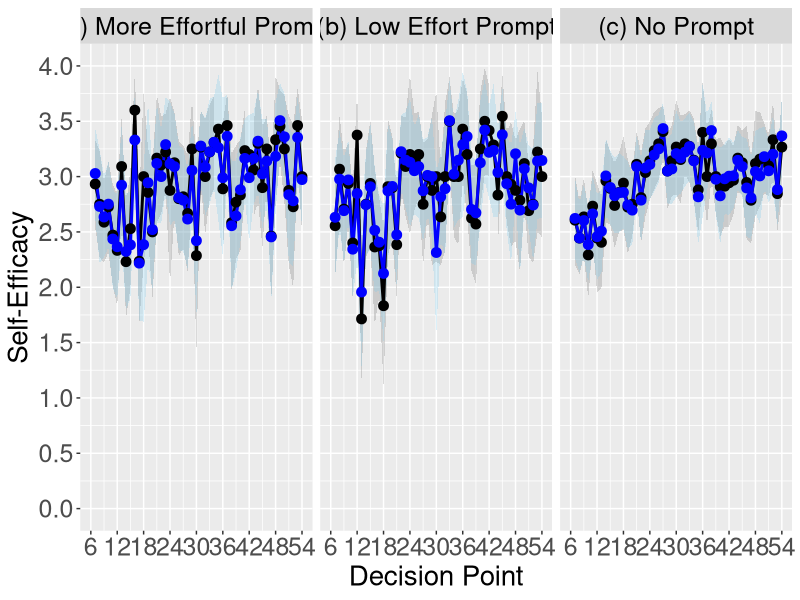

R code for this plot: (Note: this script raises an error after producing the figure.)
rm(list = ls())

library(ggplot2)
library(dplyr)

cc_est_no_prompt_by_dp <- read.csv(file = file.path("analysis-complete-case", "formatted-output", "cc_est_no_prompt_by_dp.csv"))
cc_est_high_effort_prompt_by_dp <- read.csv(file = file.path("analysis-complete-case", "formatted-output", "cc_est_high_effort_prompt_by_dp.csv"))
cc_est_low_effort_prompt_by_dp <- read.csv(file = file.path("analysis-complete-case", "formatted-output", "cc_est_low_effort_prompt_by_dp.csv"))

dat_all_pool_stats_no_prompt_by_dp <- read.csv(file = file.path("analysis-multiple-imputation", "formatted-output", "dat_all_pool_stats_no_prompt_by_dp.csv"))
dat_all_pool_stats_high_effort_prompt_by_dp <- read.csv(file = file.path("analysis-multiple-imputation", "formatted-output", "dat_all_pool_stats_high_effort_prompt_by_dp.csv"))
dat_all_pool_stats_low_effort_prompt_by_dp <- read.csv(file = file.path("analysis-multiple-imputation", "formatted-output", "dat_all_pool_stats_low_effort_prompt_by_dp.csv"))

dat_ppc_no_prompt_by_dp <- read.csv(file = file.path("analysis-multiple-imputation", "formatted-output", "dat_ppc_no_prompt_by_dp.csv"))
dat_ppc_high_effort_prompt_by_dp <- read.csv(file = file.path("analysis-multiple-imputation", "formatted-output", "dat_ppc_high_effort_prompt_by_dp.csv"))
dat_ppc_low_effort_prompt_by_dp <- read.csv(file = file.path("analysis-multiple-imputation", "formatted-output", "dat_ppc_low_effort_prompt_by_dp.csv"))

###############################################################################
# Visualize discrepancy between CC and MI estimates of the mean of the
# proximal outcome at each decision point
###############################################################################

cc_results <- data.frame(where_from = "CC", 
                         decision_point = c(7:54, 7:54, 7:54),
                         what = c(rep("(a) More Effortful Prompt", 48), 
                                  rep("(b) Low Effort Prompt", 48), 
                                  rep("(c) No Prompt", 48)), 
                         est = c(cc_est_high_effort_prompt_by_dp$est, cc_est_low_effort_prompt_by_dp$est, cc_est_no_prompt_by_dp$est), 
                         conf_int_lb = c(cc_est_high_effort_prompt_by_dp$conf_int_lb, cc_est_low_effort_prompt_by_dp$conf_int_lb, cc_est_no_prompt_by_dp$conf_int_lb), 
                         conf_int_ub = c(cc_est_high_effort_prompt_by_dp$conf_int_ub, cc_est_low_effort_prompt_by_dp$conf_int_ub, cc_est_no_prompt_by_dp$conf_int_ub))

mi_results <- data.frame(where_from = "MI", 
                         decision_point = c(7:54, 7:54, 7:54),
                         what = c(rep("(a) More Effortful Prompt", 48), 
                                  rep("(b) Low Effort Prompt", 48), 
                                  rep("(c) No Prompt", 48)), 
                         est = c(dat_all_pool_stats_high_effort_prompt_by_dp$Qbar, dat_all_pool_stats_low_effort_prompt_by_dp$Qbar, dat_all_pool_stats_no_prompt_by_dp$Qbar), 
                         conf_int_lb = c(dat_all_pool_stats_high_effort_prompt_by_dp$conf_int_lb, dat_all_pool_stats_low_effort_prompt_by_dp$conf_int_lb, dat_all_pool_stats_no_prompt_by_dp$conf_int_lb), 
                         conf_int_ub = c(dat_all_pool_stats_high_effort_prompt_by_dp$conf_int_ub, dat_all_pool_stats_low_effort_prompt_by_dp$conf_int_ub, dat_all_pool_stats_no_prompt_by_dp$conf_int_ub))

all_results <- rbind(cc_results, mi_results)

group_colors <- c(CC = "black", MI = "blue")
group_colors_fill <- c(CC = "grey50", MI = "skyblue")

ggplot(all_results, aes(x = decision_point, y = est, ymin = conf_int_lb, ymax = conf_int_ub, color = where_from, fill = where_from)) +
  scale_y_continuous(name = "Self-Efficacy", limits = c(0,4), breaks = seq(0,4,0.5)) +
  scale_x_continuous(name = "Decision Point", limits = c(6,54), breaks = seq(6,54,6)) + 
  theme(axis.text = element_text(size = 18), title = element_text(size = 20), legend.position = "none") +
  scale_color_manual(values=group_colors) +
  scale_fill_manual(values=group_colors_fill) +
  geom_ribbon(alpha = 0.3, color = NA) +
  geom_line(linewidth = 1) + geom_point(size = 3) +
  facet_grid(~ what) +
  theme(strip.text.x = element_text(size = 18, colour = "black", angle = 0)) +
  theme(strip.text.y = element_text(size = 18, colour = "black", angle = 0))

ggsave(filename = file.path("plot-cc-and-mi-together", "time_specific_means_CI90.png"), width = 20, height = 12, units = "in", dpi = 1000)

ggplot(all_results, aes(x = decision_point, y = est, ymin = conf_int_lb, ymax = conf_int_ub, color = where_from, fill = where_from)) +
  scale_y_continuous(name = "Self-Efficacy", limits = c(0,4), breaks = seq(0,4,0.5)) +
  scale_x_continuous(name = "Decision Point", limits = c(6,54), breaks = seq(6,54,6)) + 
  theme(axis.text = element_text(size = 18), title = element_text(size = 20), legend.position = "none") +
  scale_color_manual(values=group_colors) +
  scale_fill_manual(values=group_colors_fill) +
  geom_smooth(linewidth = 1, se = TRUE, span = 0.3, level = 0.90) +
  facet_grid(~ what) +
  theme(strip.text.x = element_text(size = 18, colour = "black", angle = 0)) +
  theme(strip.text.y = element_text(size = 18, colour = "black", angle = 0))

ggsave(filename = file.path("plot-cc-and-mi-together", "time_specific_means_CI90_loess.png"), width = 20, height = 6, units = "in", dpi = 1000)

ppc_results <- data.frame(where_from = "MI", 
                          decision_point = c(7:54, 7:54, 7:54),
                          what = c(rep("(a) More Effortful Prompt", 48), 
                                   rep("(b) Low Effort Prompt", 48), 
                                   rep("(c) No Prompt", 48)), 
                          ppc_est = c(dat_ppc_high_effort_prompt_by_dp$ppc_est, dat_ppc_low_effort_prompt_by_dp$ppc_est, dat_ppc_no_prompt_by_dp$ppc_est),
                          fmi = c(dat_all_pool_stats_high_effort_prompt_by_dp$gamma, dat_all_pool_stats_low_effort_prompt_by_dp$gamma, dat_all_pool_stats_no_prompt_by_dp$gamma))

ggplot(ppc_results, aes(x = decision_point, y = ppc_est)) +
  scale_y_continuous(name = "Posterior Predictive P-Value", limits = c(0,1), breaks = seq(0,1,0.2)) +
  scale_x_continuous(name = "Decision Point", limits = c(6,54), breaks = seq(6,54,6)) + 
  theme(axis.text = element_text(size = 18), title = element_text(size = 20), legend.position = "none") +
  geom_line(linewidth = 1) + geom_point(size = 3) +
  facet_grid(~ what) +
  theme(strip.text.x = element_text(size = 18, colour = "black", angle = 0)) +
  theme(strip.text.y = element_text(size = 18, colour = "black", angle = 0)) +
  geom_hline(yintercept = 0.95, linetype = "dashed", linewidth = 2, colour = "red") +
  geom_hline(yintercept = 0.05, linetype = "dashed", linewidth = 2, colour = "red")

ggsave(filename = file.path("plot-cc-and-mi-together", "ppc_time_specific_means.png"), width = 20, height = 6, units = "in", dpi = 1000)

ggplot(ppc_results, aes(x = decision_point, y = fmi)) +
  scale_y_continuous(name = "Fraction of Missing Information", limits = c(0,1), breaks = seq(0,1,0.2)) +
  scale_x_continuous(name = "Decision Point", limits = c(6,54), breaks = seq(6,54,6)) + 
  theme(axis.text = element_text(size = 18), title = element_text(size = 20), legend.position = "none") +
  geom_line(linewidth = 1) + geom_point(size = 3) +
  facet_grid(~ what) +
  theme(strip.text.x = element_text(size = 18, colour = "black", angle = 0)) +
  theme(strip.text.y = element_text(size = 18, colour = "black", angle = 0)) +
  geom_hline(yintercept = 0.95, linetype = "dashed", linewidth = 2, colour = "red")

ggsave(filename = file.path("plot-cc-and-mi-together", "fmi_time_specific_means.png"), width = 20, height = 6, units = "in", dpi = 1000)

###############################################################################
# What is the discrepancy between CC and MI estimates of the mean of the
# proximal outcome at each decision point?
###############################################################################

merged_est_no_prompt_by_dp <- left_join(x = cc_est_no_prompt_by_dp, y = dat_all_pool_stats_no_prompt_by_dp, by = join_by(decision_point == decision_point))
merged_est_high_effort_prompt_by_dp <- left_join(x = cc_est_high_effort_prompt_by_dp, y = dat_all_pool_stats_high_effort_prompt_by_dp, by = join_by(decision_point == decision_point))
merged_est_low_effort_prompt_by_dp <- left_join(x = cc_est_low_effort_prompt_by_dp, y = dat_all_pool_stats_low_effort_prompt_by_dp, by = join_by(decision_point == decision_point))

merged_est_no_prompt_by_dp <- merged_est_no_prompt_by_dp %>%
  mutate(discrepancy = est - Qbar)

merged_est_high_effort_prompt_by_dp <- merged_est_high_effort_prompt_by_dp %>%
  mutate(discrepancy = est - Qbar)

merged_est_low_effort_prompt_by_dp <- merged_est_low_effort_prompt_by_dp %>%
  mutate(discrepancy = est - Qbar)

all_results <- data.frame(decision_point = c(7:54, 7:54, 7:54),
                          what = c(rep("(a) More Effortful Prompt", 48), 
                          rep("(b) Low Effort Prompt", 48), 
                          rep("(c) No Prompt", 48)), 
                          discrepancy = c(merged_est_high_effort_prompt_by_dp$discrepancy,
                                          merged_est_low_effort_prompt_by_dp$discrepancy,
                                          merged_est_no_prompt_by_dp$discrepancy))

ggplot(all_results, aes(x = decision_point, y = discrepancy)) +
  scale_y_continuous(name = "Discrepancy (CC estimate minus MI estimate)", limits = c(-1,1), breaks = seq(-1,1,0.2)) +
  scale_x_continuous(name = "Decision Point", limits = c(6,54), breaks = seq(6,54,6)) + 
  theme(axis.text = element_text(size = 18), title = element_text(size = 20), legend.position = "none") +
  geom_line(linewidth = 1) + geom_point(size = 3) +
  geom_hline(yintercept = 0, linetype = "dashed", linewidth = 2, colour = "red") +
  facet_grid(~ what) +
  theme(strip.text.x = element_text(size = 18, colour = "black", angle = 0)) +
  theme(strip.text.y = element_text(size = 18, colour = "black", angle = 0))

ggsave(filename = file.path("plot-cc-and-mi-together", "discrepancy_time_specific_means.png"), width = 20, height = 10, units = "in", dpi = 1000)

if(file.exists("plot-cc-and-mi-together/Thumbs.db")){
  file.remove("plot-cc-and-mi-together/Thumbs.db")
}

